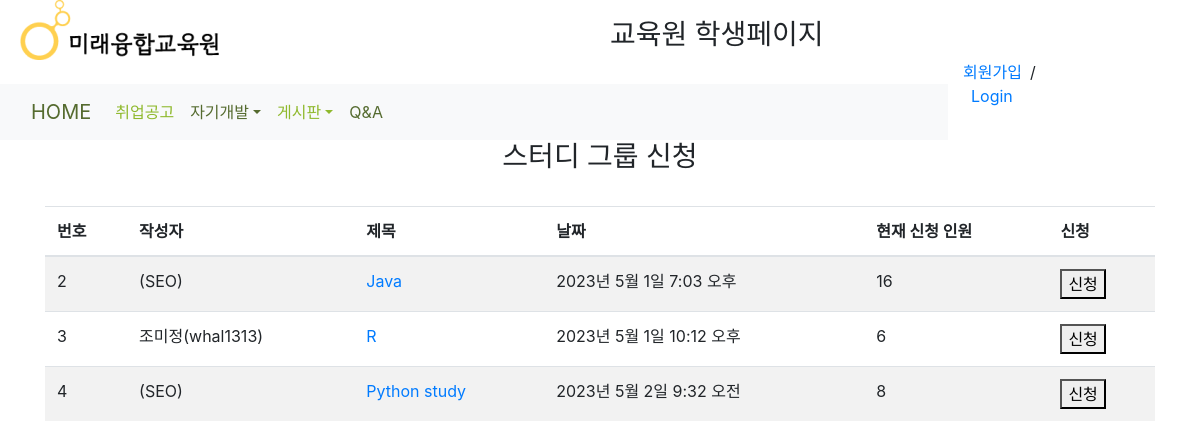
The app's page /study/ with its own data.
### study/models.py (models this page shows, shortened)
class study(models.Model):
    title = models.CharField(max_length=40, null=True)
    content = models.TextField()
    user = models.ForeignKey(User, on_delete=models.CASCADE, null=True)
    date = models.DateTimeField(default=now)
    people = models.IntegerField()

### study/views.py (the view)
# urls.py: path('',views.studyList.as_view(), name='study'),
class studyList(ListView):
    model = study

### study/templates/study/study_list.html (shortened to what this page needs)
{% extends "base.html" %}
{% load static %}
{% block explain_contents %}
<div class="container">
    <h3>스터디 그룹 신청 </h3><br>
    <table class="table table-striped">
        <thead>
        <tr>
            <th>번호</th><th>작성자</th><th>제목</th><th>날짜</th><th>현재 신청 인원</th><th>신청</th>
        </tr>
        </thead>
        <tbody>
            {% for study in object_list %}
            <tr>
              <td>{{ study.id }}</td>
              <td>{{ study.user.first_name }}({{ study.user}})</td>
              <td><a href="{% url 'study:studydetail' study.id %}">{{ study.title }}</a></td>
                <td>{{ study.date }}</td>
                <td id="people-{{ study.id }}">{{ study.people }}</a></td>
                <td><button class="apply-study-btn" data-study-id="{{ study.id }}">신청</button></td>
            </tr>
        {% endfor %}
        </tbody>
    </table>
</div>
{% endblock explain_contents %}

### templates/base.html (shortened to what this page needs)
<!DOCTYPE html >
{% load i18n static %}
<html lang="ko">
<head>
  <link rel="stylesheet" href="https://cdn.jsdelivr.net/npm/bootstrap@4.6.2/dist/css/bootstrap.min.css">
</head>
<body>
<div class="main_banner">
  <div class="main_banner_1" style="float:left; margin-left:20px;">
      <a href="/">
        <img src="{% static '/logo.png' %}" alt="이미지" width="auto">
      </a>
  </div>
  <div class="main_banner_2" >
      <h3> 교육원 학생페이지 </h3>
  </div>
</div>
<div class="main_banner_3">
    {% if request.session.user %}
       <div class="col-6">
           <a href="/mypage" style="margin-right: 8px;">마이페이지</a>/
           <a href="/accounts/logout" style="margin-left: 8px;">Logout</a>
       </div>
    {% else %}
       <div class="col-6">
           <a href="/accounts/register" style="margin-right: 8px; ">회원가입</a>/
           <a href="/accounts/login" style="margin-left: 8px; ">Login</a>
       </div>
    {% endif %}
   </div>
  <br>
<div>
  <nav class="navbar navbar-expand-lg bg-light">
    <div class="container-fluid">
      <a class="navbar-brand" href="/" style="color: #556B2F;">HOME</a>
      <div class="collapse navbar-collapse" id="navbarNavDropdown">
        <ul class="navbar-nav">
          <li class="nav-item">
            <a class="nav-link active" aria-current="page" href="/job_posting" style="color: #8FB92D;">취업공고</a>
          </li>
        <li class="nav-item dropdown">
        <a class="nav-link dropdown-toggle" href="/development" id="development" data-toggle="dropdown" style="color: #556B2F;">자기개발</a>
        </li>
        <li class="nav-item dropdown">
        <a class="nav-link dropdown-toggle" href="/board" id="board" data-toggle="dropdown" style="color: #8FB92D ;">게시판</a>
        </li>
          <li class="nav-item">
            <a class="nav-link" href="/qna" style="color: #556B2F;">Q&A</a>
          </li>
        </ul>
      </div>
    </div>
  </nav>
</div>
  <div class="container-fluid" align = "center">
      {% block explain_contents %}
      {% endblock explain_contents %}
  </div>
</body>
</html>

### templates/base.html (style rules this page uses)
.main_banner { width: 100%; display: flex; }
.main_banner_1 { width: 50%; float: right; margin-left:1%; }
.main_banner_2 { width: 50%; margin: auto 0 0 auto; }
.main_banner_3 { width: 20%; float: right; margin-right:1%; }

### records on screen
study: id "2", user "SEO", title "Java", date "2023년 5월 1일 7:03 오후", people "16"
study: id "3", user.first_name "조미정", user "whal1313", title "R", date "2023년 5월 1일 10:12 오후", people "6"
study: id "4", user "SEO", title "Python study", date "2023년 5월 2일 9:32 오전", people "8"
